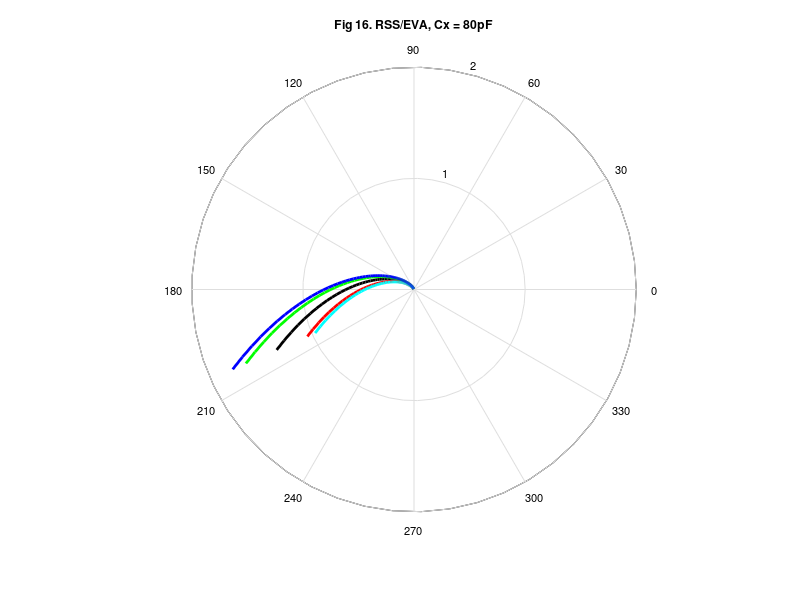

MATLAB code for this plot: (Note: this script raises an error after producing the figure.)
% LM158 Stability Analysis - polar plot
% File: c:\M_files\bookupdate\lm158pol.m
% no functions used
% updated 11/09/06
clear;clc;
K=1e3;u=1e-6;p=1e-12;Meg=1e6;
Rx=101.2433*Meg; % internal to IC
Cx=80*p; % internal to IC
%Cx=200*p; % more stable
R4=1130;R6=2260;R19=10*K;C2=0.1*u;
% opamp poles
w1=1/(Rx*Cx);w2=2*pi*1.2*1e6;w3=4*pi*1e6;
Ao=1e5; % opamp dc open loop gain
% linear frequency, NP points
NP=200;BF=1e6;LF=1e7;DF=(LF-BF)/NP;
% tolerances
Tr=0.02;Tc=0.1;Ta=0.2;Trx=0.1;
% Tr = resistor tolerances
% Tc = capacitor C2 tolerance
% Ta = Ao tolerance
% Trx = w1 tolerance
% Tolerance array T
T=[-Tr -Tr -Tr -Tc -Ta -Trx;Tr Tr Tr Tc Ta Trx];
Nc=6;dpf=0.0001;Q=dpf*eye(Nc)+1;
Lit=(LF-BF)/DF;
F=linspace(BF,LF,Lit);
for i=1:Lit
   s=2*pi*F(i)*j;
   A=Ao/((1+s/w1)*(1+s/w2)*(1+s/w3));
   Al(i)=20*log10(abs(A));
   % inverse Beta
   B=(s+(1/R19+1/R6+1/R4)/C2)/(s+1/(R19*C2));
   Bl(i)=20*log10(abs(B));
   G1=A/B;GH(i)=abs(G1);
   M(i)=20*log10(GH(i));  % loop gain
   Ph(i)=angle(G1);  % radians for polar plot
   for p=1:Nc
      A=Ao*Q(p,5)/((1+s/(w1*Q(p,6)))*...
         (1+s/w2)*(1+s/w3));
      B=(s+(1/(R19*Q(p,3))+1/(R6*Q(p,2))+1/...
         (R4*Q(p,1)))/(C2*Q(p,4)))...
         /(s+1/(R19*Q(p,3)*C2*Q(p,4)));
      GHr(i)=abs(A/B);
      SM(i,p)=((GHr(i)/GH(i))-1)/dpf;
% SM = sensitivities
      if SM(i,p)>0
         L(i,p)=1+T(1,p);H(i,p)=1+T(2,p);
      else
         L(i,p)=1+T(2,p);H(i,p)=1+T(1,p);
      end
   end
   % get EVL
   A=Ao*L(i,5)/((1+s/(w1*L(i,6)))...
      *(1+s/w2)*(1+s/w3));
   B=(s+(1/(R19*L(i,3))+1/(R6*L(i,2))+1/...
      	(R4*L(i,1)))/(C2*L(i,4)))...
      	/(s+1/(R19*L(i,3)*C2*L(i,4)));
   GHL(i)=abs(A/B);
   % get EVH
   A=Ao*H(i,5)/((1+s/(w1*H(i,6)))*...
      (1+s/w2)*(1+s/w3));
   B=(s+(1/(R19*H(i,3))+1/(R6*H(i,2))+1/...
   	(R4*H(i,1)))/(C2*H(i,4)))...
      /(s+1/(R19*H(i,3)*C2*H(i,4)));
   GHH(i)=abs(A/B);
   % get RSS
   sum1(i)=0;sum2(i)=0;
   for p=1:Nc
      sum1(i)=sum1(i)+(SM(i,p)*(L(i,p)-1))^2;
      sum2(i)=sum2(i)+(SM(i,p)*(H(i,p)-1))^2;
   end
   Grss1(i)=GH(i)*(1-sqrt(sum1(i)));
   Grss2(i)=GH(i)*(1+sqrt(sum2(i)));
end
% create polar plot
h=polar([0 2*pi],[0 2]);
delete(h);hold on
g=polar(Ph,GH,'k');set(g,'LineWidth',2);
g=polar(Ph,Grss1,'r');set(g,'LineWidth',2);
g=polar(Ph,Grss2,'g');set(g,'LineWidth',2);
g=polar(Ph,GHL,'c');set(g,'LineWidth',2);
g=polar(Ph,GHH,'b');set(g,'LineWidth',2);
set(gca,'FontSize',8);
%gtext('Fig 16. RSS/EVA, Cx = 80pF','FontSize',8)
title('Fig 16. RSS/EVA, Cx = 80pF');
hold off
legend('GH','Grss1','Grss2','GHL','GHH',0);
figure(1)